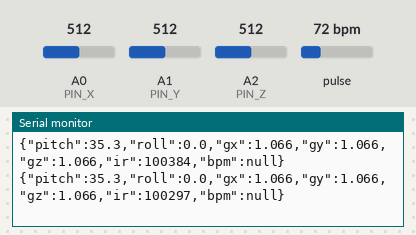
A sketch run on a simulated Arduino Leonardo, built with avr-gcc and run on an emulated ATmega32U4. On the bench: the last lines printed to the serial monitor. The test bench sets the inputs (shaded band); at power-on: A1 (PIN_Y) = 512, A2 (PIN_Z) = 512, A0 (PIN_X) = 512, pulse 72 bpm.

Above: at 2.7 s.
2.8 s: A1 (PIN_Y) set to 91
At 4.23 s:
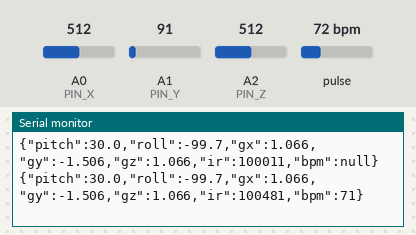
4.3 s: A1 (PIN_Y) set to 83
At 4.34 s:
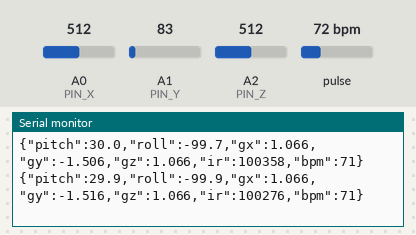
11.8 s: A2 (PIN_Z) set to 587
At 11.84 s:
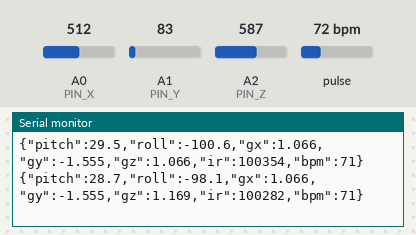
13.3 s: A2 (PIN_Z) set to 611
At 13.31 s:
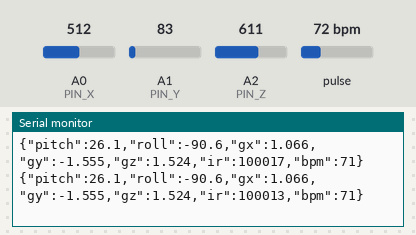
Timing chart, 0 to 15.8 s (numbered marks = the images above; inputs shaded):
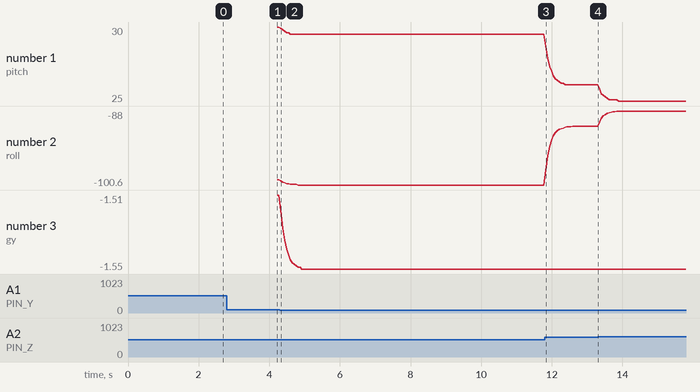

The sketch:

arduino_code.ino
```cpp
/*
  IMU Band — Arduino reads the MMA7361 accelerometer and the MAX30102 pulse sensor, and serves pitch / roll / bpm to the website.

  Wi-Fi:  website polls  http://arduino.local:5555/   ->  {"pitch":-72.4,"roll":3.1,...,"bpm":72}
  Calibration and rep counting run on the website, so the band itself stays simple.
  Wiring:
    MMA7361   X -> A0, Y -> A1, Z -> A2, VCC -> 3.3V, GND -> GND, SL (sleep) -> 3.3V
    GY-MAX30102  SDA -> A4 (SDA), SCL -> A5 (SCL), VIN -> 3.3V, GND -> GND
*/

#define USE_YUN 0          // 1 = serve over Yun Wi-Fi shield, 0 = USB serial only
#include <Wire.h>
#include <MAX30105.h>      // SparkFun library; also supports the MAX30102
#include <heartRate.h>

#if USE_YUN
  #include <Bridge.h>
  #include <BridgeServer.h>
  #include <BridgeClient.h>
  BridgeServer server(5555);
#endif
// ---------- accelerometer ----------
const int PIN_X = A0, PIN_Y = A1, PIN_Z = A2;
const float VREF   = 5.0;    // analog reference voltage
const float ZERO_G = 1.65;   // MMA7361 output at 0 g (V)
const float SENS   = 0.8;    // V per g at the 1.5 g range
const float ALPHA  = 0.05;   // Lower = smoother (time constant ~100 ms)
const float MIN_TILT_G = 0.3; // below this, roll is too ill-defined to trust
const unsigned long SETTLE_MS = 1500;  // let the filter settle before taking the roll reference

float gx = 0, gy = 0, gz = 1, pitch = 0, roll = 0;
float rollRef = 0;           // raw roll at power-up; roll is reported relative to this
bool rollRefSet = false;

float toG(int raw) { return (raw * VREF / 1023.0 - ZERO_G) / SENS; }

void readIMU() {
  gx += ALPHA * (toG(analogRead(PIN_X)) - gx);
  gy += ALPHA * (toG(analogRead(PIN_Y)) - gy);
  gz += ALPHA * (toG(analogRead(PIN_Z)) - gz);

  float yz = sqrt(gy * gy + gz * gz);
  pitch = atan2(gx, yz) * 180.0 / PI;

  if (yz > MIN_TILT_G) {
    float raw = atan2(gy, gz) * 180.0 / PI;      // -180..180
    if (!rollRefSet) {
      if (millis() > SETTLE_MS) { rollRef = raw; rollRefSet = true; }
    } else {
      float r = raw - rollRef;                   // relative to the boot pose, wrapped to -180..180
      if (r > 180)  r -= 360;
      if (r < -180) r += 360;
      roll = r;
    }
  }
}

// ---------- heart rate (MAX30102) ----------
MAX30105 heartSensor;
bool heartSensorFound = false;
bool heartRateValid = false;
float heartRateBPM = 0;
float heartRates[4] = {0};
byte heartRateIndex = 0;
byte heartRateCount = 0;
unsigned long lastBeatTime = 0;
unsigned long lastHeartSample = 0;
unsigned long lastHeartService = 0;
long lastIR = 0;                              // latest raw IR value, sent to the website for debugging
const long fingerThreshold = 50000;
const unsigned long maxServiceGapMs = 250;    // FIFO overflows at ~320 ms
const uint16_t fifoOverflowLimit = 28;        // near the 32-sample FIFO size, data was likely lost

void resetHeartRate() {
  heartRateValid = false;
  heartRateCount = 0;
  heartRateIndex = 0;
  lastBeatTime = 0;
}

void updateHeartRate() {
  if (!heartSensorFound) return;
  unsigned long now = millis();

  if (lastHeartService && now - lastHeartService > maxServiceGapMs) {
    heartSensor.clearFIFO();
    resetHeartRate();
  }
  lastHeartService = now;

  uint16_t received = heartSensor.check();
  if (received >= fifoOverflowLimit) {
    while (heartSensor.available()) heartSensor.nextSample();
    resetHeartRate();
    return;
  }

  int remaining = heartSensor.available();
  while (heartSensor.available()) {
    // 400 samples/sec averaged by four gives 100 FIFO samples/sec (one every 10 ms).
    unsigned long sampleTime = now - (remaining - 1) * 10UL;
    remaining--;
    long irValue = heartSensor.getFIFOIR();
    heartSensor.nextSample();
    lastHeartSample = now;
    lastIR = irValue;

    if (irValue < fingerThreshold) {
      resetHeartRate();
      continue;
    }

    if (checkForBeat(irValue)) {
      if (lastBeatTime) {
        unsigned long interval = sampleTime - lastBeatTime;
        float candidate = interval ? 60000.0f / interval : 0;

        if (candidate > 220) {
          continue;                           // double detection: keep the earlier beat as reference
        }

        if (candidate >= 30) {
          heartRates[heartRateIndex] = candidate;
          heartRateIndex = (heartRateIndex + 1) % 4;
          if (heartRateCount < 4) heartRateCount++;
          float total = 0;
          for (byte i = 0; i < heartRateCount; i++) total += heartRates[i];
          heartRateBPM = total / heartRateCount;
          heartRateValid = heartRateCount == 4;
        } else {
          resetHeartRate();                   // too slow: a beat was probably missed
        }
      }
      lastBeatTime = sampleTime;
    }
  }

  if (!lastBeatTime || now - lastBeatTime > 3000 ||
      now - lastHeartSample > 1000) {
    resetHeartRate();
  }
}

// ---------- output ----------
void printJson(Print &out) {
  out.print(F("{\"pitch\":")); out.print(pitch, 1);
  out.print(F(",\"roll\":"));   out.print(roll, 1);
  out.print(F(",\"gx\":"));     out.print(gx, 3);
  out.print(F(",\"gy\":"));     out.print(gy, 3);
  out.print(F(",\"gz\":"));     out.print(gz, 3);
  out.print(F(",\"ir\":"));     out.print(lastIR);
  out.print(F(",\"bpm\":"));
  if (heartRateValid) out.print((int)(heartRateBPM + 0.5f));
  else out.print(F("null"));
  out.print(F("}"));
}

void setup() {
#if USE_YUN
  Bridge.begin();
  server.noListenOnLocalhost();   // accept connections from the network, not just the Yun itself
  server.begin();
#else
  Serial.begin(115200);
#endif

  heartSensorFound = heartSensor.begin(Wire, I2C_SPEED_STANDARD);
  if (heartSensorFound) {
    heartSensor.setup(0x1F, 4, 2, 400, 411, 4096);
  }
}

void loop() {
  readIMU();
  updateHeartRate();

#if USE_YUN
  BridgeClient client = server.accept();
  if (client) {
    client.setTimeout(20);
    while (client.available()) client.read();          // discard the HTTP request
    client.print(F("HTTP/1.1 200 OK\r\n"
                   "Content-Type: application/json\r\n"
                   "Access-Control-Allow-Origin: *\r\n" // lets the website read it from any page
                   "Cache-Control: no-store\r\n"
                   "Connection: close\r\n\r\n"));
    printJson(client);
    client.stop();
  }
#else
  static unsigned long last = 0;
  if (millis() - last >= 50) {     // 20 Hz
    last = millis();
    printJson(Serial);
    Serial.println();
  }
#endif

  delay(5);
}
```

Measured:
- after the input at 2.8 s, the serial monitor: prints a new line at once (image 1)
- after the input at 11.8 s, the serial monitor: prints a new line at once (image 3)
- plotted number 1: 29.5 → 26.1 after the input at 11.8 s
- plotted number 2: -100.6 → -90.6 after the input at 11.8 s
